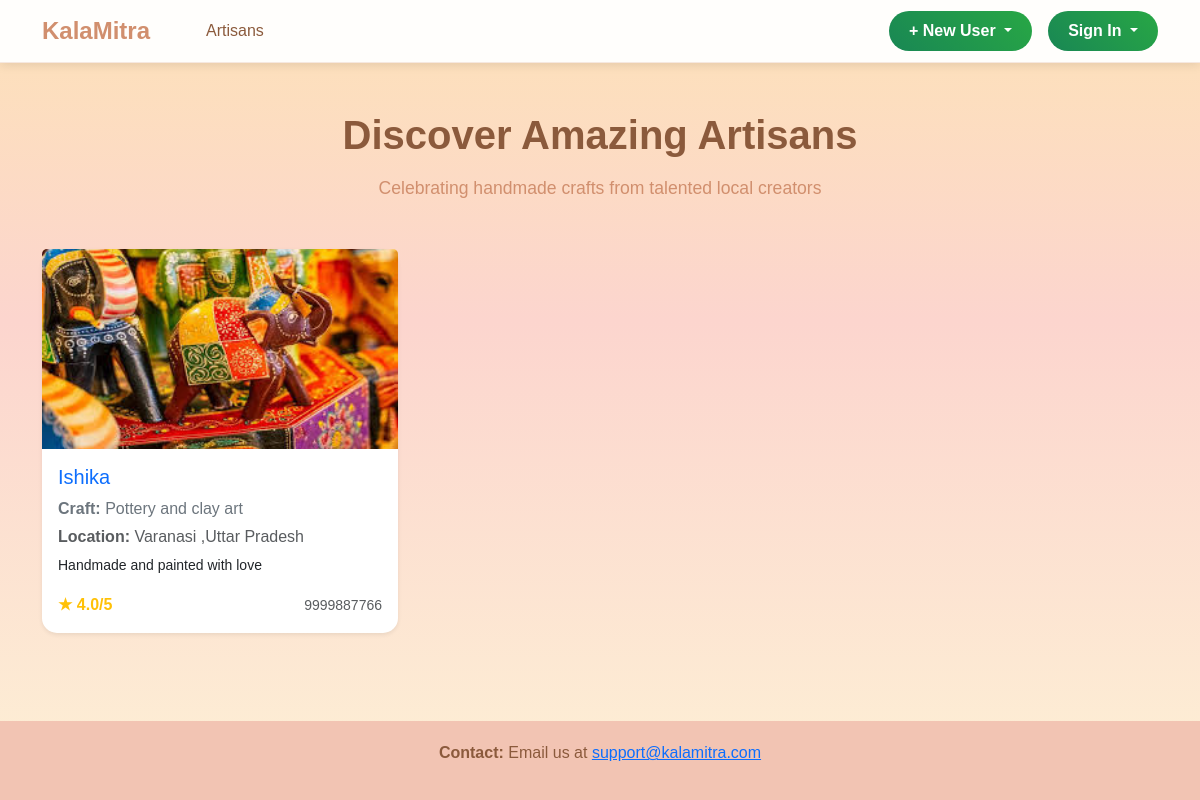
The app's page /, older data.
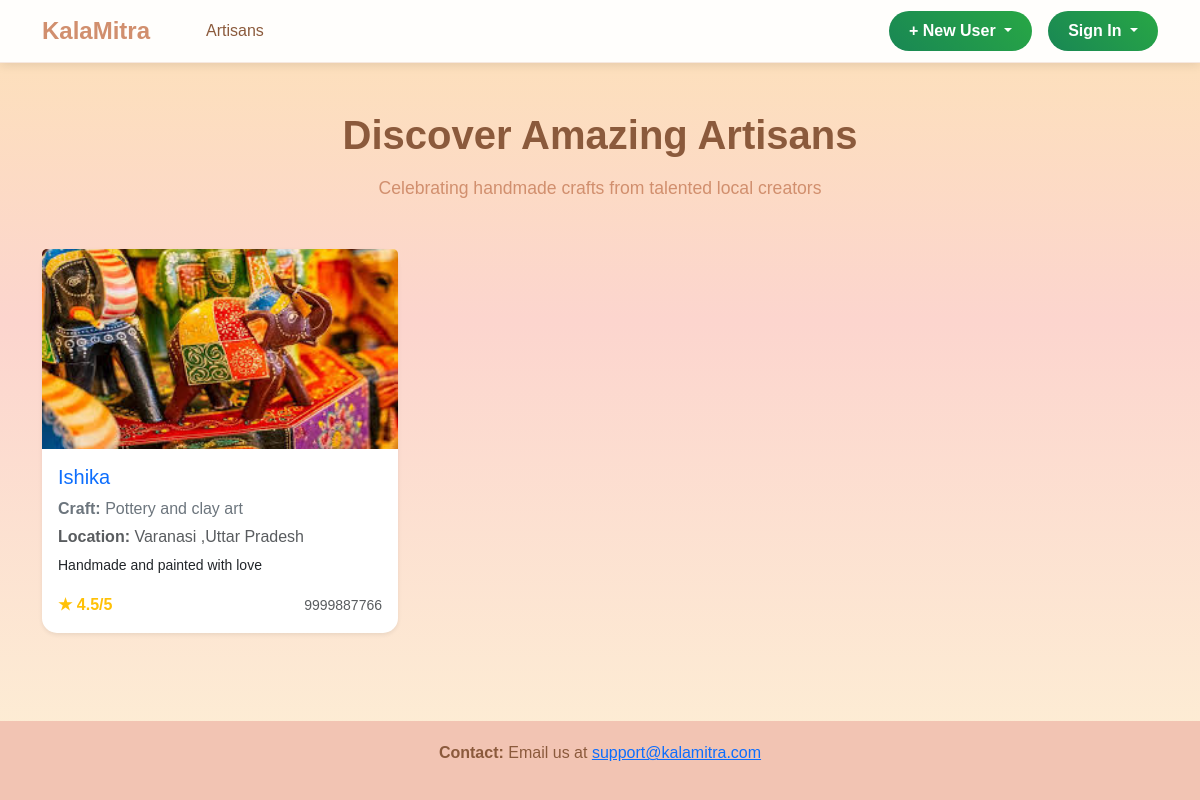
The same page, newer data.
### models.py (models this page shows, shortened)
class Artisan(db.Model):
    __tablename__ = 'artisans'
    id = db.Column(db.Integer, primary_key=True)
    name = db.Column(db.String(100), nullable=False)
    email = db.Column(db.String(120), unique=True, nullable=False)
    password = db.Column(db.String(255), nullable=False)
    craft_type = db.Column(db.String(100), nullable=False)
    location = db.Column(db.String(150))
    bio = db.Column(db.Text)
    contact = db.Column(db.String(50))
    image_url = db.Column(db.String(255))
    rating = db.Column(db.Float, default=0.0)
    total_ratings = db.Column(db.Integer, default=0)
    created_at = db.Column(db.DateTime, default=get_ist_time)
    products = db.relationship('Product', backref='artisan', lazy=True, cascade='all, delete-orphan')
    chats = db.relationship('Chat', backref='artisan', lazy=True, cascade='all, delete-orphan')
    ratings = db.relationship('Rating', backref='artisan', lazy=True, cascade='all, delete-orphan')

### app.py (the view)
@app.route('/')
def index():
    artisans = Artisan.query.all()
    return render_template('index.html', artisans=artisans)

### templates/index.html (shortened to what this page needs)
{% extends "base.html" %}
{% block content %}
<div class="container main-content">
    <div class="text-center mb-5">
        <h1 class="page-title fw-bold">Discover Amazing Artisans</h1>
        <p class="page-subtitle">Celebrating handmade crafts from talented local creators</p>
    </div>
    <div class="row g-4">
        {% for artisan in artisans %}
        <div class="col-md-6 col-lg-4">
            <a href="{{ url_for('view_artisan_profile', artisan_id=artisan.id) }}" class="text-decoration-none text-dark">
                <div class="card h-100 shadow-sm">
                    <img src="{{ artisan.image_url or 'https://via.placeholder.com/300x200?text=No+Image' }}"
                        class="card-img-top"
                        alt="{{ artisan.name or 'No name' }}"
                        style="height: 200px; object-fit: cover;">
                    <div class="card-body">
                        <h5 class="card-title text-primary">{{ artisan.name or '—' }}</h5>
                        <p class="text-secondary mb-1"><strong>Craft:</strong> {{ artisan.craft_type or '—' }}</p>
                        <p class="text-muted mb-1"><strong>Location:</strong> {{ artisan.location or '—' }}</p>
                        <p class="card-text"><small>{{ artisan.bio[:100] or '' }}{% if artisan.bio and artisan.bio|length > 100 %}...{% endif %}</small></p>
                        <div class="d-flex justify-content-between align-items-center mt-3">
                            <span class="text-warning"><strong>★ {{ "%.1f"|format(artisan.rating) }}/5</strong></span>
                            <small class="text-muted">{{ artisan.contact or '—' }}</small>
                        </div>
                    </div>
                </div>
            </a>
        </div>
        {% endfor %}
    </div>
</div>
{% endblock %}

Row changes from the older to the newer data that the page shows:
changed Artisan "Ishika": rating "4.0" → "4.5"
